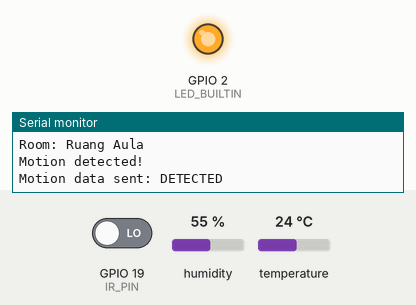
Recording of a sketch running on a simulated ESP32. Parts: output pins drawn as LEDs (lit = HIGH), the last lines printed to the serial monitor. The test bench sets the inputs (shaded band); at power-on: GPIO 19 (IR_PIN) LOW, humidity 55 %, temperature 24 °C. WiFi joins after 1.5 s; servers stay silent unless stated; uploads are accepted with an empty reply.

Above: at 2.7 s.
2.8 s: GPIO 19 (IR_PIN) driven HIGH
At 3.2 s:
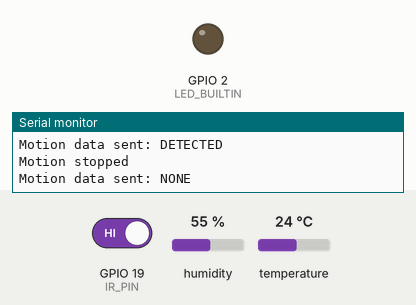
4.5 s: GPIO 19 (IR_PIN) driven LOW
At 5.8 s:
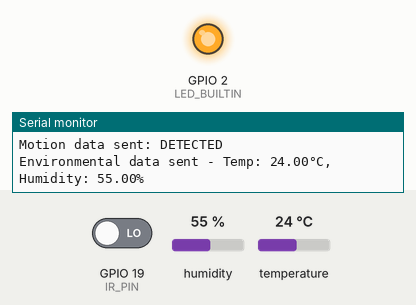
Timing chart, 0 to 7.5 s (numbered marks = the images above; inputs shaded):
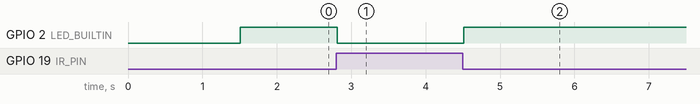

The sketch:

esp32_ir_motion_detector.ino
```cpp
/*
 * ESP32 Multi-Sensor IR Motion Detector
 *
 * Hardware:
 * - ESP32 Dev Board
 * - IR Sensor (PIR)
 * - DHT22 Temperature & Humidity Sensor
 * - Jumper wires
 *
 * Pin Configuration:
 * - IR_PIN -> GPIO19
 * - DHT_PIN -> GPIO4
 */

#include <WiFi.h>
#include <HTTPClient.h>
#include <ArduinoJson.h>
#include <DHT.h>

// WiFi Configuration
const char* WIFI_SSID = "YOUR_WIFI_SSID";
const char* WIFI_PASSWORD = "YOUR_WIFI_PASSWORD";

// Server Configuration
const char* SERVER_URL = "http://192.168.1.100:3000"; // Ganti dengan IP server
const String DEVICE_ID = "IR01"; // Ganti dengan IR02, IR03 untuk ruangan lain
const String DEVICE_KEY = "device_IR01_key_2024";
const String ROOM_NAME = "Ruang Aula"; // Ganti sesuai ruangan

// Sensor Configuration
#define DHT_PIN 4
#define DHT_TYPE DHT22
#define IR_PIN 19

// Sensor Objects
DHT dht(DHT_PIN, DHT_TYPE);

// Global Variables
unsigned long previousMillis = 0;
const long INTERVAL = 5000; // Send data every 5 seconds
bool lastMotionState = false;
unsigned long lastMotionTime = 0;

void setup() {
  Serial.begin(115200);

  // Initialize pins
  pinMode(IR_PIN, INPUT);

  // Initialize DHT sensor
  dht.begin();

  // Initialize LED
  pinMode(LED_BUILTIN, OUTPUT);

  // Connect to WiFi
  connectWiFi();

  Serial.println("ESP32 IR Motion Detector - Ready");
  Serial.print("Device ID: ");
  Serial.println(DEVICE_ID);
  Serial.print("Room: ");
  Serial.println(ROOM_NAME);
}

void loop() {
  unsigned long currentMillis = millis();

  // Check WiFi connection
  if (WiFi.status() != WL_CONNECTED) {
    Serial.println("WiFi disconnected! Reconnecting...");
    connectWiFi();
    return;
  }

  // Check for motion (immediate response)
  bool motionDetected = (digitalRead(IR_PIN) == LOW);

  if (motionDetected != lastMotionState) {
    lastMotionState = motionDetected;
    if (motionDetected) {
      lastMotionTime = millis();
      Serial.println("Motion detected!");
      digitalWrite(LED_BUILTIN, HIGH);

      // Send immediate alert when motion is detected
      sendMotionData(true, true);
    } else {
      Serial.println("Motion stopped");
      digitalWrite(LED_BUILTIN, LOW);

      // Send data when motion stops
      sendMotionData(false, false);
    }
  }

  // Send periodic data with temperature and humidity
  if (currentMillis - previousMillis >= INTERVAL) {
    previousMillis = currentMillis;

    // Read temperature and humidity
    float temperature = dht.readTemperature();
    float humidity = dht.readHumidity();

    // Check if readings are valid
    if (isnan(temperature) || isnan(humidity)) {
      Serial.println("Failed to read from DHT sensor!");
      temperature = 25.0;
      humidity = 60.0;
    }

    // Send environmental data
    sendEnvironmentalData(temperature, humidity, motionDetected);
  }

  delay(100);
}

void connectWiFi() {
  Serial.println("Connecting to WiFi...");
  WiFi.begin(WIFI_SSID, WIFI_PASSWORD);

  int attempts = 0;
  while (WiFi.status() != WL_CONNECTED && attempts < 20) {
    delay(500);
    Serial.print(".");
    attempts++;
  }

  if (WiFi.status() == WL_CONNECTED) {
    Serial.println("\nWiFi connected!");
    Serial.print("IP Address: ");
    Serial.println(WiFi.localIP());
  } else {
    Serial.println("\nFailed to connect to WiFi!");
  }
}

void sendMotionData(bool detected, bool isAlert) {
  HTTPClient http;

  // Create JSON document
  DynamicJsonDocument doc(512);

  doc["sensorType"] = "ir_detector";
  doc["deviceName"] = DEVICE_ID;
  doc["detected"] = detected;
  doc["roomName"] = ROOM_NAME;
  doc["timestamp"] = millis();
  doc["isAlert"] = isAlert;

  // Serialize JSON to string
  String jsonString;
  serializeJson(doc, jsonString);

  // Send HTTP POST request
  http.begin(String(SERVER_URL) + "/api/esp32");
  http.addHeader("Content-Type", "application/json");
  http.addHeader("x-device-id", DEVICE_ID);
  http.addHeader("x-device-key", DEVICE_KEY);

  int httpResponseCode = http.POST(jsonString);

  if (httpResponseCode == 200) {
    String response = http.getString();
    Serial.print("Motion data sent: ");
    Serial.println(detected ? "DETECTED" : "NONE");
  } else {
    Serial.print("Error sending motion data: ");
    Serial.println(httpResponseCode);
  }

  http.end();
}

void sendEnvironmentalData(float temperature, float humidity, bool motionDetected) {
  HTTPClient http;

  // Create JSON document
  DynamicJsonDocument doc(512);

  doc["sensorType"] = "temperature_humidity";
  doc["deviceName"] = DEVICE_ID;
  doc["temperature"] = temperature;
  doc["humidity"] = humidity;
  doc["timestamp"] = millis();

  // Also include motion status if recently detected
  if (millis() - lastMotionTime < 30000) { // Within last 30 seconds
    doc["recentMotion"] = true;
  }

  // Serialize JSON to string
  String jsonString;
  serializeJson(doc, jsonString);

  // Send HTTP POST request
  http.begin(String(SERVER_URL) + "/api/esp32");
  http.addHeader("Content-Type", "application/json");
  http.addHeader("x-device-id", DEVICE_ID);
  http.addHeader("x-device-key", DEVICE_KEY);

  int httpResponseCode = http.POST(jsonString);

  if (httpResponseCode == 200) {
    Serial.print("Environmental data sent - Temp: ");
    Serial.print(temperature);
    Serial.print("°C, Humidity: ");
    Serial.print(humidity);
    Serial.println("%");
  } else {
    Serial.print("Error sending environmental data: ");
    Serial.println(httpResponseCode);
  }

  http.end();
}
```

Measured:
- after the input at 2.8 s, GPIO 2 (LED_BUILTIN): HIGH → LOW at once
- after the input at 4.5 s, GPIO 2 (LED_BUILTIN): LOW → HIGH at once
